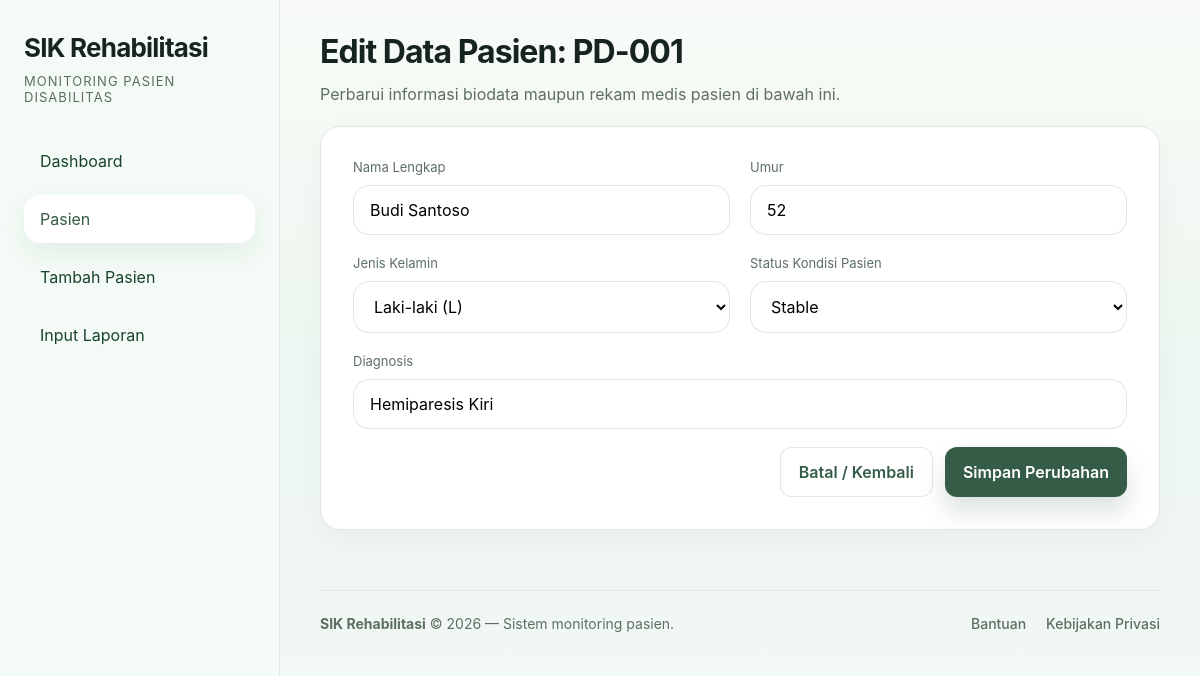
/edit-patient.php?id=1 (signed in), run on the app's committed database.
### tables this page shows
CREATE TABLE patients (
    id INT PRIMARY KEY AUTO_INCREMENT,
    code VARCHAR(20) NOT NULL UNIQUE,
    name VARCHAR(100) NOT NULL,
    age INT NOT NULL,
    gender ENUM('L','P') NOT NULL,
    address VARCHAR(150),
    diagnosis VARCHAR(100) NOT NULL,
    disability_type VARCHAR(50) NOT NULL,
    status ENUM('stable','monitoring','high-risk','urgent') NOT NULL DEFAULT 'monitoring',
    room VARCHAR(50),
    blood_type VARCHAR(5),
    admission_date DATE,
    clinician VARCHAR(100),
    progress INT DEFAULT 0,
    phase VARCHAR(30),
    latest_assessment DATETIME,
    heart_rate INT,
    spo2 INT,
    blood_pressure VARCHAR(15)
);

### includes/functions.php (called while the page is built, shortened)
<?php
function h(?string $value): string
{
    return htmlspecialchars((string)$value, ENT_QUOTES, 'UTF-8');
}
function getPatientById(PDO $pdo, int $id): ?array
{
    $stmt = $pdo->prepare("SELECT * FROM patients WHERE id = ?");
    $stmt->execute([$id]);
    $patient = $stmt->fetch();
    return $patient ?: null;
}
?>

### edit-patient.php (the view, shortened to what this page needs)
<?php
require 'includes/db.php';
require 'includes/functions.php';
$id = (int)($_GET['id'] ?? 0);
$patient = getPatientById($pdo, $id);
require 'includes/header.php';
?>
<div class="page-title">
    <h2>Edit Data Pasien: <?= h($patient['code']) ?></h2>
    <p>Perbarui informasi biodata maupun rekam medis pasien di bawah ini.</p>
</div>
<form method="post" class="card mt-18" style="padding: 32px;">
    <div class="form-grid">
        <div>
            <label class="label">Nama Lengkap</label>
            <input name="name" class="input" type="text" value="<?= h($patient['name']) ?>" required>
        </div>
        <div>
            <label class="label">Umur</label>
            <input name="age" class="input" type="number" min="1" max="150" value="<?= h($patient['age']) ?>" required>
        </div>
        <div>
            <label class="label">Jenis Kelamin</label>
            <select name="gender" class="select" required>
                <option value="L" <?= $patient['gender'] === 'L' ? 'selected' : '' ?>>Laki-laki (L)</option>
            </select>
        </div>
        <div>
            <label class="label">Status Kondisi Pasien</label>
            <select name="status" class="select" required>
                <option value="stable" <?= $patient['status'] === 'stable' ? 'selected' : '' ?>>Stable</option>
            </select>
        </div>
        <div class="full">
            <label class="label">Diagnosis</label>
            <input name="diagnosis" class="input" type="text" value="<?= h($patient['diagnosis']) ?>" required>
        </div>
    </div>
    <div class="footer-actions mt-18">
        <a href="patient-detail.php?id=<?= $id ?>" class="btn btn-secondary">Batal / Kembali</a>
        <button type="submit" class="btn btn-primary">Simpan Perubahan</button>
    </div>
</form>
<?php require 'includes/footer.php'; ?>

### css/style.css (style rules this page uses)
:root { --primary: #4a7d5d; --primary-dark: #355c46; --primary-light: #e8f3ea; --surface: #ffffff; --bg: #f7fbf8; --text: #17231e; --muted: #5c6f62; --border: #dfe8e2; --danger: #d9534f; --warning: #eb9a3d; --success: #2d8b55; --shadow: 0 10px 30px rgba(23, 39, 31, 0.04); }
* { box-sizing: border-box; }
html { scroll-behavior: smooth; }
body { margin: 0; min-height: 100vh; font-family: 'Inter', system-ui, -apple-system, BlinkMacSystemFont, 'Segoe UI', sans-serif; background: linear-gradient(180deg, #f8fbf7 0%, #eef7f1 45%, #f3f8f6 100%); color: var(--text); }
a { color: inherit; text-decoration: none; }
button, input, select, textarea { font: inherit; }
.main > * { animation: fadeInUp 0.5s cubic-bezier(0.2, 0.8, 0.2, 1) backwards; }
.main > *:nth-child(1) { animation-delay: 0.1s; }
.main > *:nth-child(2) { animation-delay: 0.2s; }
.page-title h2 { margin: 0; font-size: clamp(2rem, 2.6vw, 3rem); letter-spacing: -0.03em; }
.page-title p { margin: 10px 0 0; color: var(--muted); max-width: 680px; line-height: 1.7; }
.card { background: var(--surface); border: 1px solid var(--border); border-radius: 20px; padding: 28px; box-shadow: var(--shadow); transition: transform 0.3s ease, box-shadow 0.3s ease; }
.input, .select, .textarea { width: 100%; padding: 14px 16px; border: 1px solid rgba(223, 232, 226, 0.95); background: #ffffff; border-radius: 16px; transition: border-color 0.2s ease, box-shadow 0.2s ease; }
.form-grid { display: grid; grid-template-columns: repeat(2, minmax(0, 1fr)); gap: 20px; }
.form-grid .full { grid-column: 1 / -1; }
.label { display: block; font-size: 13px; margin-bottom: 10px; color: var(--muted); }
.footer-actions { display: flex; justify-content: flex-end; gap: 12px; margin-top: 20px; }
.btn { border: 0; border-radius: 12px; padding: 14px 18px; font-weight: 600; cursor: pointer; transition: transform 0.2s ease, background 0.2s ease, box-shadow 0.2s ease; }
.btn-primary { background: var(--primary-dark); color: white; box-shadow: 0 14px 24px rgba(53, 92, 70, 0.18); }
.btn-secondary { background: #ffffff; border: 1px solid rgba(223, 232, 226, 0.95); color: var(--primary-dark); }
.mt-18 { margin-top: 18px; }

### data on the page
patients: code "PD-001", name "Budi Santoso", age "52", gender "Laki-laki (L)", status "Stable", diagnosis "Hemiparesis Kiri"
